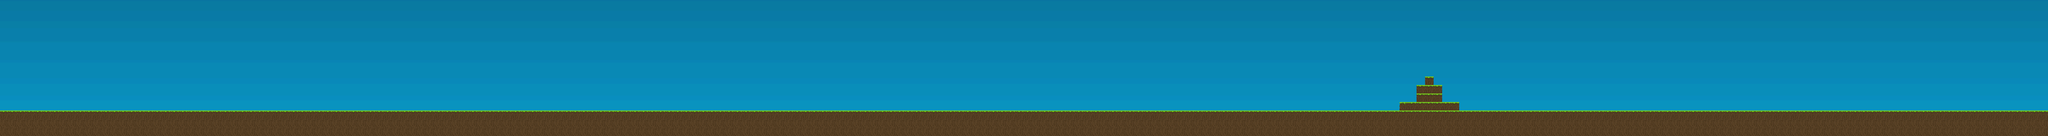

A level layout from a 2D game, rendered from its tile map. Below: a short description, then the map file with tile-grid data replaced by summaries:
An orthogonal 240x16 tile map with 32x32 px tiles, 2 tile layers (Tile Layer 2, tiles), 2 tilesets and 7 objects.

<map version="1.0" orientation="orthogonal" renderorder="right-down" width="240" height="16" tilewidth="32" tileheight="32" nextobjectid="15">
 <tileset firstgid="1" name="Tiles_32x32" tilewidth="32" tileheight="32" tilecount="64" columns="8">
  <image source="tiles/Tiles_32x32.png" width="256" height="256" />
 </tileset>
 <tileset firstgid="65" name="BackgroundGradient" tilewidth="32" tileheight="32" tilecount="1840" columns="40">
  <image source="tiles/BackgroundGradient.png" width="1280" height="1472" />
 </tileset>
 <layer name="Tile Layer 2" width="240" height="16">
  <data>[3840 cells, 3840 non-empty, 16 distinct tile ids]</data>
 </layer>
 <layer name="tiles" width="240" height="16">
  <data>[3840 cells, 734 non-empty, 3 distinct tile ids]</data>
 </layer>
 <objectgroup name="endOfMap">
  <object id="13" x="0" y="0" width="32" height="416" />
  <object id="14" x="7648" y="0" width="32" height="416" />
 </objectgroup>
 <objectgroup name="ground">
  <object id="6" x="0" y="416" width="5120" height="96" />
  <object id="7" x="5120" y="416" width="2624" height="96" />
  <object id="9" x="5248" y="384" width="224" height="32" />
  <object id="10" x="5312" y="320" width="96" height="64" />
  <object id="11" x="5344" y="288" width="32" height="32" />
 </objectgroup>
</map>
